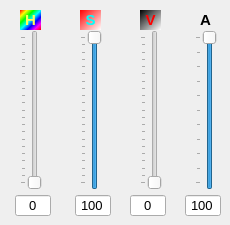
      <widget class="QWidget" name="tabHSV_2">
       <property name="autoFillBackground">
        <bool>true</bool>
       </property>
       <attribute name="title">
        <string>HSV</string>
       </attribute>
       <widget class="QSlider" name="verticalSliderS_2">
        <property name="geometry">
         <rect>
          <x>80</x>
          <y>30</y>
          <width>22</width>
          <height>160</height>
         </rect>
        </property>
        <property name="cursor">
         <cursorShape>SplitVCursor</cursorShape>
        </property>
        <property name="layoutDirection">
         <enum>Qt::LeftToRight</enum>
        </property>
        <property name="autoFillBackground">
         <bool>true</bool>
        </property>
        <property name="maximum">
         <number>100</number>
        </property>
        <property name="pageStep">
         <number>10</number>
        </property>
        <property name="value">
         <number>100</number>
        </property>
        <property name="orientation">
         <enum>Qt::Vertical</enum>
        </property>
        <property name="invertedAppearance">
         <bool>false</bool>
        </property>
        <property name="tickPosition">
         <enum>QSlider::TicksAbove</enum>
        </property>
        <property name="tickInterval">
         <number>5</number>
        </property>
       </widget>
       <widget class="QSlider" name="verticalSliderV_2">
        <property name="geometry">
         <rect>
          <x>140</x>
          <y>30</y>
          <width>22</width>
          <height>160</height>
         </rect>
        </property>
        <property name="cursor">
         <cursorShape>SplitVCursor</cursorShape>
        </property>
        <property name="layoutDirection">
         <enum>Qt::LeftToRight</enum>
        </property>
        <property name="autoFillBackground">
         <bool>true</bool>
        </property>
        <property name="maximum">
         <number>100</number>
        </property>
        <property name="value">
         <number>0</number>
        </property>
        <property name="orientation">
         <enum>Qt::Vertical</enum>
        </property>
        <property name="invertedAppearance">
         <bool>false</bool>
        </property>
        <property name="tickPosition">
         <enum>QSlider::TicksAbove</enum>
        </property>
        <property name="tickInterval">
         <number>5</number>
        </property>
       </widget>
       <widget class="QSlider" name="verticalSliderH_2">
        <property name="geometry">
         <rect>
          <x>20</x>
          <y>30</y>
          <width>22</width>
          <height>160</height>
         </rect>
        </property>
        <property name="cursor">
         <cursorShape>SplitVCursor</cursorShape>
        </property>
        <property name="layoutDirection">
         <enum>Qt::LeftToRight</enum>
        </property>
        <property name="autoFillBackground">
         <bool>true</bool>
        </property>
        <property name="maximum">
         <number>100</number>
        </property>
        <property name="orientation">
         <enum>Qt::Vertical</enum>
        </property>
        <property name="invertedAppearance">
         <bool>false</bool>
        </property>
        <property name="tickPosition">
         <enum>QSlider::TicksAbove</enum>
        </property>
        <property name="tickInterval">
         <number>5</number>
        </property>
       </widget>
       <widget class="QLabel" name="label_S_2">
        <property name="geometry">
         <rect>
          <x>80</x>
          <y>10</y>
          <width>21</width>
          <height>20</height>
         </rect>
        </property>
        <property name="font">
         <font>
          <pointsize>11</pointsize>
          <weight>75</weight>
          <bold>true</bold>
          <stylestrategy>PreferAntialias</stylestrategy>
         </font>
        </property>
        <property name="layoutDirection">
         <enum>Qt::LeftToRight</enum>
        </property>
        <property name="styleSheet">
         <string notr="true">color: rgb(0, 255, 255);
background-color: qlineargradient(spread:pad, x1:0, y1:0, x2:1, y2:1, stop:0 rgba(255, 0, 0, 255), stop:1 rgba(255, 255, 255, 255));</string>
        </property>
        <property name="text">
         <string>S</string>
        </property>
        <property name="alignment">
         <set>Qt::AlignCenter</set>
        </property>
       </widget>
       <widget class="QLabel" name="label_H_2">
        <property name="geometry">
         <rect>
          <x>20</x>
          <y>10</y>
          <width>21</width>
          <height>20</height>
         </rect>
        </property>
        <property name="font">
         <font>
          <pointsize>11</pointsize>
          <weight>75</weight>
          <bold>true</bold>
          <stylestrategy>PreferAntialias</stylestrategy>
         </font>
        </property>
        <property name="layoutDirection">
         <enum>Qt::LeftToRight</enum>
        </property>
        <property name="styleSheet">
         <string notr="true">color: rgb(255, 255, 92);
background-color: qlineargradient(spread:pad, x1:0, y1:0, x2:1, y2:1, stop:0 rgba(255, 0, 0, 255), stop:0.166 rgba(255, 255, 0, 255), stop:0.333 rgba(0, 255, 0, 255), stop:0.5 rgba(0, 255, 255, 255), stop:0.666 rgba(0, 0, 255, 255), stop:0.833 rgba(255, 0, 255, 255), stop:1 rgba(255, 0, 0, 255));</string>
        </property>
        <property name="text">
         <string>H</string>
        </property>
        <property name="alignment">
         <set>Qt::AlignCenter</set>
        </property>
       </widget>
       <widget class="QLabel" name="label_V_2">
        <property name="geometry">
         <rect>
          <x>140</x>
          <y>10</y>
          <width>21</width>
          <height>20</height>
         </rect>
        </property>
        <property name="font">
         <font>
          <pointsize>11</pointsize>
          <weight>75</weight>
          <bold>true</bold>
          <stylestrategy>PreferAntialias</stylestrategy>
         </font>
        </property>
        <property name="layoutDirection">
         <enum>Qt::LeftToRight</enum>
        </property>
        <property name="styleSheet">
         <string notr="true">color: rgb(255, 0, 0);
background-color: qlineargradient(spread:pad, x1:0, y1:0, x2:1, y2:1, stop:0 rgba(0, 0, 0, 255), stop:1 rgba(255, 255, 255, 255));</string>
        </property>
        <property name="text">
         <string>V</string>
        </property>
        <property name="alignment">
         <set>Qt::AlignCenter</set>
        </property>
       </widget>
       <widget class="QLineEdit" name="lineEditVVal_2">
        <property name="geometry">
         <rect>
          <x>130</x>
          <y>195</y>
          <width>36</width>
          <height>21</height>
         </rect>
        </property>
        <property name="font">
         <font>
          <pointsize>10</pointsize>
          <weight>50</weight>
          <bold>false</bold>
          <stylestrategy>PreferAntialias</stylestrategy>
         </font>
        </property>
        <property name="text">
         <string>0</string>
        </property>
        <property name="alignment">
         <set>Qt::AlignCenter</set>
        </property>
       </widget>
       <widget class="QLineEdit" name="lineEditSVal_2">
        <property name="geometry">
         <rect>
          <x>75</x>
          <y>195</y>
          <width>36</width>
          <height>21</height>
         </rect>
        </property>
        <property name="font">
         <font>
          <pointsize>10</pointsize>
          <weight>50</weight>
          <bold>false</bold>
          <stylestrategy>PreferAntialias</stylestrategy>
         </font>
        </property>
        <property name="text">
         <string>100</string>
        </property>
        <property name="alignment">
         <set>Qt::AlignCenter</set>
        </property>
       </widget>
       <widget class="QLineEdit" name="lineEditHVal_2">
        <property name="geometry">
         <rect>
          <x>15</x>
          <y>195</y>
          <width>36</width>
          <height>21</height>
         </rect>
        </property>
        <property name="font">
         <font>
          <pointsize>10</pointsize>
          <weight>50</weight>
          <bold>false</bold>
          <stylestrategy>PreferAntialias</stylestrategy>
         </font>
        </property>
        <property name="text">
         <string>0</string>
        </property>
        <property name="alignment">
         <set>Qt::AlignCenter</set>
        </property>
       </widget>
       <widget class="QSlider" name="verticalSliderA_2">
        <property name="geometry">
         <rect>
          <x>195</x>
          <y>30</y>
          <width>22</width>
          <height>160</height>
         </rect>
        </property>
        <property name="cursor">
         <cursorShape>SplitVCursor</cursorShape>
        </property>
        <property name="layoutDirection">
         <enum>Qt::LeftToRight</enum>
        </property>
        <property name="autoFillBackground">
         <bool>true</bool>
        </property>
        <property name="maximum">
         <number>100</number>
        </property>
        <property name="value">
         <number>100</number>
        </property>
        <property name="orientation">
         <enum>Qt::Vertical</enum>
        </property>
        <property name="invertedAppearance">
         <bool>false</bool>
        </property>
        <property name="tickPosition">
         <enum>QSlider::TicksAbove</enum>
        </property>
        <property name="tickInterval">
         <number>10</number>
        </property>
       </widget>
       <widget class="QLineEdit" name="lineEditAVal_2">
        <property name="geometry">
         <rect>
          <x>185</x>
          <y>195</y>
          <width>36</width>
          <height>21</height>
         </rect>
        </property>
        <property name="font">
         <font>
          <pointsize>10</pointsize>
          <weight>50</weight>
          <bold>false</bold>
          <stylestrategy>PreferAntialias</stylestrategy>
         </font>
        </property>
        <property name="text">
         <string>100</string>
        </property>
        <property name="alignment">
         <set>Qt::AlignCenter</set>
        </property>
       </widget>
       <widget class="QLabel" name="label_B_4">
        <property name="geometry">
         <rect>
          <x>195</x>
          <y>10</y>
          <width>21</width>
          <height>20</height>
         </rect>
        </property>
        <property name="font">
         <font>
          <pointsize>11</pointsize>
          <weight>75</weight>
          <bold>true</bold>
          <stylestrategy>PreferAntialias</stylestrategy>
         </font>
        </property>
        <property name="layoutDirection">
         <enum>Qt::LeftToRight</enum>
        </property>
        <property name="styleSheet">
         <string notr="true">color: rgb(0, 0, 0);</string>
        </property>
        <property name="text">
         <string>A</string>
        </property>
        <property name="alignment">
         <set>Qt::AlignCenter</set>
        </property>
       </widget>
      </widget>
